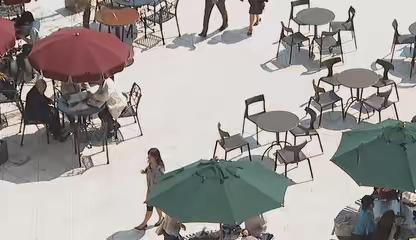
%> input picture 1.jpg, 416 x 240 px
$ octave RGB2YUV.m   (GNU Octave 9; MATLAB toolbox functions it lacks are replaced by stand-ins)
%> lines starting %> are read from the running program, lines starting %| are printed output that depends on the picture
clc;close all;clear
infilename = '1.jpg';
outfilename = '2.yuv';
RGBimg =imread(infilename);
%> RGBimg is the input picture: size 240x416x3 uint8; mean R, G, B 160.1, 155.5, 152.5
%figure;imshow(RGBimg);
YUVimg = rgb2ycbcr(RGBimg);     %%% rgb -> yuv
%> YUVimg: size 240x416x3 uint8; mean of channels 1, 2, 3 150.4, 126, 130.3
%figure;imshow((YUVimg));
[imgHeight imgWidth imgDim] = size(YUVimg);   %%
%> imgHeight = 240; imgWidth = 416; imgDim = 3
len = imgHeight*imgWidth*imgDim;
%> len = 299520
yuvimout = zeros(1,len);
Y = YUVimg(:,:,1);     % Y 矩阵
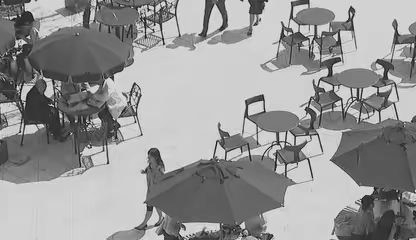
%> Y: size 240x416 uint8; min 17, max 235, mean 150.4
U = YUVimg(:,:,2);     % U 矩阵
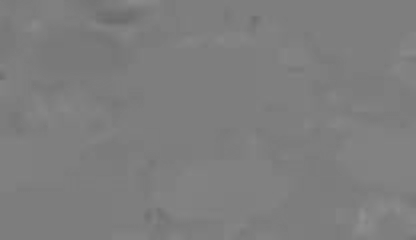
%> U: size 240x416 uint8; min 108, max 143, mean 126
V = YUVimg(:,:,3);     % V 矩阵
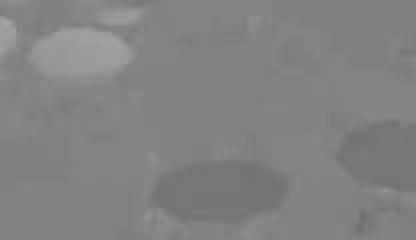
%> V: size 240x416 uint8; min 111, max 166, mean 130.3

R = RGBimg(:,:,1);     % R 矩阵
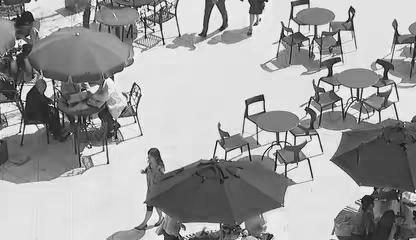
%> R: size 240x416 uint8; min 1, max 255, mean 160.1
G = RGBimg(:,:,2);    % G 矩阵
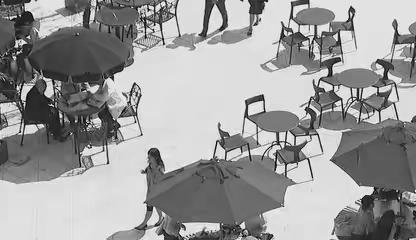
%> G: size 240x416 uint8; min 0, max 255, mean 155.5
B = RGBimg(:,:,3);     % B 矩阵

%Y = 0.257*R+0.504*G+0.098*B+16;
%V = 0.439*R-0.368*G-0.071*B+128;
%U = -0.148*R-0.291*G+0.439*B+128;

len = imgHeight*imgWidth*3/2;
%> len = 149760
yuv420out = [];
yuv420sampY = Y;
yuv420sampU = U(1:2:size(U,1),1:2:size(U,2));
yuv420sampV = V(2:2:size(V,1),1:2:size(V,2));
[m,n] = size(yuv420sampY);
%> m = 240; n = 416
[m,n] = size(yuv420sampU);
%> m = 120; n = 208
[m,n] = size(yuv420sampV);

yuv420sampY = reshape(yuv420sampY',1,[]);
yuv420sampU = reshape(yuv420sampU',1,[]);
yuv420sampV = reshape(yuv420sampV',1,[]);
[m,n] = size(yuv420sampY);
%> m = 1; n = 99840
[m,n] = size(yuv420sampU);
%> n = 24960
[m,n] = size(yuv420sampV);
yuv420sampUV = zeros(1,m*n*2);
yuv420sampUV(1:2:end) = yuv420sampU;%%uv数据交错排列
yuv420sampUV(2:2:end) = yuv420sampV;
[m,n] = size(yuv420sampUV);
%> n = 49920
yuv420out = [yuv420out reshape(yuv420sampY',1,[])];    %Y 注意要转置
yuv420out = [yuv420out reshape(yuv420sampUV',1,[])];   %VU
%直接拼成YY
%       YY
%       UV
fid= fopen(outfilename,'wb');
    fwrite(fid,yuv420out,'uint8');
fclose(fid);
